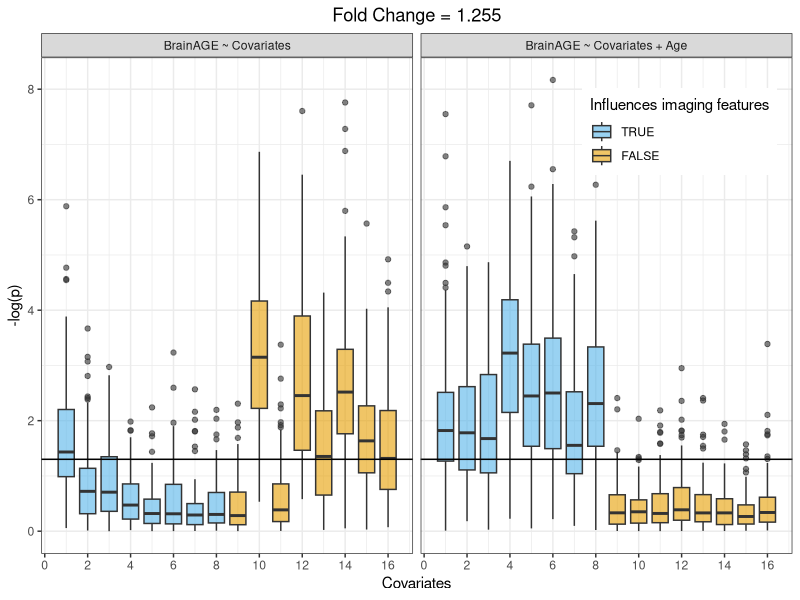

Write the R code that produced this figure.
## ---- chunk 1
library(kernlab)
library(ggplot2)
library(e1071)

remove(list = ls())
set.seed(12345)


today <- Sys.Date()
plotABFs <- F
saveplot = FALSE; ntraining = 500; ntesting = 500; nvars = 100; errorEps = 10; plot_prefix = ''; errorEta = 0.5;
beta0 = 100; beta1 = -1; 
errorEpsPct = 2; #2
errorEtaPct = 0.4;  #1.2
# nonDecaysd = 5;
decayPct = 0.75;
scaleFac = 1/80; #1/120; 1/2500
# scaleFac = 1/4500;

nruns <- 100

w1Sd <- 1
w2Sd <- 1
w3Sd <- 1
w1MeanMean <- 20 #2
w2MeanMean <- 20 #2
w3MeanMean <- 20 #2

cbPaletteGrey <- c("#999999", "#E69F00", "#56B4E9", "#009E73", "#F0E442", "#0072B2", "#D55E00", "#CC79A7")
cbPaletteBlack <- c("#000000", "#E69F00", "#56B4E9", "#009E73", "#F0E442", "#0072B2", "#D55E00", "#CC79A7")

ntotal <- ntraining + ntesting
#generate random subject ages
age <- runif(ntotal, 20, 56)
ageTrain <- age[1:ntraining]
ageTest <- age[(ntraining+1):ntotal]
ABF1 <- beta0 + age * beta1 # age basis function 1
ABF2 <- 1/424*sqrt(90^5-age^5) - 100 # age basis function 2
ABF3 <- 2.6*100^2/age^2 + 16 # age basis function 3
## ---- chunk 2
# set.seed(1234)
alphas <- c(0, runif(1, -2, -1))
betas <- c(0, runif(1, -2, -1))
gammas <- c(0, runif(1, -2, -1))
albega1 <- expand.grid(alphas, betas, gammas)
albega1[4:5,] <- albega1[c(5,4),]
albega1[c(5,7),] <- albega1[c(7,5),]

alphas <- c(0, runif(1, -2, -1))
betas <- c(0, runif(1, -2, -1))
gammas <- c(0, runif(1, -2, -1))
albega2 <- expand.grid(alphas, betas, gammas)
albega2[4:5,] <- albega2[c(5,4),]
albega2[c(5,7),] <- albega2[c(7,5),]

albega <- rbind(albega1, albega2)
ncombs <- nrow(albega)
albegaSums <- rowSums(abs(albega))
albega <- albega/ifelse(albegaSums != 0, albegaSums, 1)

pCombWiAge.df <- matrix(NA, nrow = ncombs, ncol = nruns)
pCombNoAge.df <- matrix(NA, nrow = ncombs, ncol = nruns)
r2vec <- vector(mode = "numeric", length = nruns)
namesResults <- c("AlBeGa", "CorWithAge", "pNoAge", "pWiAge", "pCombNoAge", "pCombWiAge", "CorWithA")
resultss <- array(NA, c(ncombs, length(namesResults) - 1, nruns))
funcInd <- list() # functional indices
funcInd$ABF1 <- 1:8
funcInd$ABF2 <- 1:8
funcInd$ABF3 <- 1:8
allFuncInd <- unlist(funcInd)
effectSizes <- matrix(NA, ncol = 3, nrow = nruns)

system.time(
for (myrun in 1:nruns){
  w1Mean <- rnorm(nvars, mean = w1MeanMean, sd = w1Sd)
  w2Mean <- rnorm(nvars, mean = w2MeanMean, sd = w2Sd)
  w3Mean <- rnorm(nvars, mean = w3MeanMean, sd = w3Sd)
  
  results <- data.frame(matrix(NA, nrow = ncombs, ncol = length(namesResults)))
  colnames(results) <- namesResults
  covsNoNoise <- t(as.matrix(albega) %*% as.matrix(rbind(ABF1, ABF2, ABF3)))
  errorEtaMat <- matrix(rnorm(ncombs*ntotal, 0, errorEtaPct*abs(covsNoNoise)), 
                        ncol = ncombs, nrow = ntotal, byrow = T)
  rawCovs <- covsNoNoise + errorEtaMat
  covs <- rawCovs
  covsTest <- covs[(ntraining+1):ntotal, ]
  x_total <- matrix(NA, ncol = nvars, nrow = ntotal)
  
  D1 <- rowSums(covs[,funcInd$ABF1, drop = F])*scaleFac
  D2 <- rowSums(covs[,funcInd$ABF2, drop = F])*scaleFac
  D3 <- rowSums(covs[,funcInd$ABF3, drop = F])*scaleFac
  
  backgroundInd <- floor(decayPct*nvars) 
  cohen1 <- vector(mode = "numeric", length = backgroundInd)
  cohen2 <- vector(mode = "numeric", length = backgroundInd)
  cohen3 <- vector(mode = "numeric", length = backgroundInd)
  for (k in 1:nvars){
    if (k <= backgroundInd){
      xNoNoise <- 
        (w1Mean[k] - D1)*ABF1 + 
        (w2Mean[k] - D2)*ABF2 +
        (w3Mean[k] - D3)*ABF3
      x_total[,k] <- xNoNoise + rnorm(ntotal, mean = 0, sd = errorEpsPct*abs(xNoNoise))
    } 
  }
  effectSize <- c(mean(abs((w1Mean-mean(D1))/w1Mean)),
                  mean(abs((w2Mean-mean(D2))/w2Mean)),
                  mean(abs((w3Mean-mean(D3))/w3Mean)))
  effectSizes[myrun, ] <- effectSize
  sdRemain <- sd(x_total[,1:backgroundInd])
  x_total[, (backgroundInd+1):nvars] <- rnorm(ntotal*(nvars - backgroundInd), 
                                              mean = 0, sd = sdRemain)
  names(x_total) <- paste('x', 1:nvars, sep = '')
  x_training <- x_total[1:ntraining, ]
  x_testing <- x_total[(ntraining + 1): ntotal, ]
  
  #fit a model on the trianing data
  train_y <- as.matrix(ageTrain)
  train_x <- as.matrix(x_training)
  this_model <- svm(x = train_x, y = train_y)
  
  names(x_testing) <- paste('x', 1:nvars, sep = '')
  predictions <- predict(this_model, x_testing) # get predictions on the testing set 
  BrainAGE <- predictions - ageTest     #BrainAGE is yhat - y
  
  mae <- mean(abs(BrainAGE))
  ss_total <- sum((ageTest - mean(ageTest))^2)
  ss_resid <- sum((BrainAGE - mean(BrainAGE))^2)
  (r2 <- 1 - ss_resid / ss_total)
  results$CorWithA <- abs(cor(covsTest, ageTest))
  
  for (i in 1:ncombs){
    results[i,"AlBeGa"] <- paste0(albega[i,], collapse = ";")
    results[i, "CorWithAge"] <- cor(covsTest[,i], ageTest)
  }
  
  for (i in 1:ncombs){
    model_i <- lm(BrainAGE ~ covsTest[,i])
    results[i, "pNoAge"] <- summary(model_i)$coefficients["covsTest[, i]", "Pr(>|t|)"]
    modeliAge <- lm(BrainAGE ~ covsTest[,i] + ageTest + ageTest^2 + 1/ageTest)
    results[i, "pWiAge"] <- summary(modeliAge)$coefficients["covsTest[, i]", "Pr(>|t|)"]
  }
  
  myFrame <- data.frame(covsTest, BrainAGE, ageTest)
  myFrameNonlin <- myFrame
  myFrameNonlin$ageSq <- myFrameNonlin$ageTest^2
  myFrameNonlin$ageInv <- 1/myFrameNonlin$ageTest
  model_55 <- lm(BrainAGE ~ . - ageTest, data = myFrame)
  results[, "pCombNoAge"] <- summary(model_55)$coefficients[2:(ncombs + 1), "Pr(>|t|)"]
  modelAge56 <- lm(BrainAGE ~ . , data = myFrame)

  results[, "pCombWiAge"] <- summary(modelAge56)$coefficients[2:(ncombs + 1), "Pr(>|t|)"]
  resultsRound <- results
  resultsRound[,-1] <- round(resultsRound[,-1], 5)  
  predAgedf <- data.frame(ageTest, predictions, BrainAGE)
  plotPred <- F
  if ((myrun == nruns) & (plotPred == T)){
    linreg <- lm(predictions ~ ageTest, data = predAgedf)
    b1 <- linreg$coefficients[2]
    b0 <- linreg$coefficients[1]
    predAgedf$BrainAGER <- linreg$residuals
    a1 <- ggplot(predAgedf, aes(x = ageTest, y = predictions)) + 
      geom_point(alpha = 0.6, shape = 1, size = 0.5) + 
      geom_abline(slope = 1) + labs(x = "Age", y = "Predicted Age") + theme_bw() + 
      geom_smooth(method = "lm", color = cbPaletteBlack[3], se = FALSE)
    a2 <- ggplot(predAgedf, aes(x = ageTest, y = BrainAGE)) + 
      geom_point(shape = 1, size = 0.5) + 
      geom_smooth(method = "lm", color = cbPaletteBlack[3], se = FALSE) + 
      labs(x = "Age", y = "BrainAGE") + theme_bw()
    a3 <- ggplot(predAgedf, aes(x = ageTest, y = BrainAGER)) + 
      geom_point(shape = 1, size = 0.5) + 
      geom_smooth(method = "lm", color = cbPaletteBlack[3], se = FALSE) + 
      labs(x = "Age", y = "BrainAGER") + theme_bw()
    
    # ggsave(file = "predictedVsReal.pdf", plot = a1, height = 3, width = 3)
    # ggsave(file = "resVsReal.pdf", plot = a2, height = 3, width = 3)
    # ggsave(file = "BrainAGERvsAge.pdf", plot = a3, height = 3, width = 3)
  }
  
  pCombWiAge.df[, myrun] <- results$pCombWiAge
  pCombNoAge.df[, myrun] <- results$pCombNoAge
  r2vec[myrun] <- r2
  resultss[ , , myrun] <- as.matrix(results[,-1])
}
)

xCorrs <- rowMeans(resultss[,1,])

pCombWiAge.df <- data.frame(pCombWiAge.df)
pCombNoAge.df <- data.frame(pCombNoAge.df)
pCombWiAge.df$cov <- 1:ncombs
pCombWiAge.df$relateV <- pCombWiAge.df$cov %in% allFuncInd
pCombWiAge.df$corWiAge <- xCorrs
pCombWiAgeMelt <- data.frame(reshape2::melt(pCombWiAge.df, id.vars = c("cov", "relateV", "corWiAge")))
colnames(pCombWiAgeMelt)[5] <- "pval"
pCombWiAgeMelt$nlogpval <- -log10(pCombWiAgeMelt$pval)
pCombWiAgeMelt$ageAsCov <- T

pCombNoAge.df$cov <- 1:ncombs
pCombNoAge.df$relateV <- pCombNoAge.df$cov %in% allFuncInd
pCombNoAge.df$corWiAge <- xCorrs
pCombNoAgeMelt <- data.frame(reshape2::melt(pCombNoAge.df, id.vars = c("cov", "relateV", "corWiAge")))
colnames(pCombNoAgeMelt)[5] <- "pval"
pCombNoAgeMelt$nlogpval <- -log10(pCombNoAgeMelt$pval)
pCombNoAgeMelt$ageAsCov <- F

pCombAgeMelt <- rbind(pCombWiAgeMelt, pCombNoAgeMelt)
pCombAgeMelt$ageAsCov <- as.factor(pCombAgeMelt$ageAsCov)
levels(pCombAgeMelt$ageAsCov) <- c("BrainAGE ~ Covariates", "BrainAGE ~ Covariates + Age")
## ---- chunk 3
myeffectSize <- formatC(mean(effectSizes), digit = 3, format="f")

p2 <- ggplot(pCombAgeMelt, 
            aes(group = cov, x = cov, y = nlogpval, fill = relateV)) + 
  facet_grid(~ ageAsCov) + 
    scale_fill_manual(values = cbPaletteGrey[-1]) +
  theme_bw() + labs(y = "-log(p)", x = "Covariates") +
  theme(legend.position = c(0.85, 0.85)) + 
  guides(
    fill = guide_legend(title="Influences imaging features", reverse = T),
    alpha = F) + 
  scale_x_continuous(breaks = seq(0, 16, 2))+
  theme(plot.title = element_text(hjust = 0.5)) +
  labs(title = paste("Fold Change =", myeffectSize)) +
  geom_boxplot(alpha = 0.6) + geom_hline(yintercept = -log10(0.05))

print(p2)

# ggsave(file = paste0("Random", myeffectSize, "FoldChange", nruns, "runs.pdf"), plot = p2, width = 8, height = 5)
save(myeffectSize, pCombAgeMelt, nruns, file = paste0("Random", myeffectSize, "FoldChange", nruns, "runs.RData"))
## ---- chunk 4
sessionInfo()
